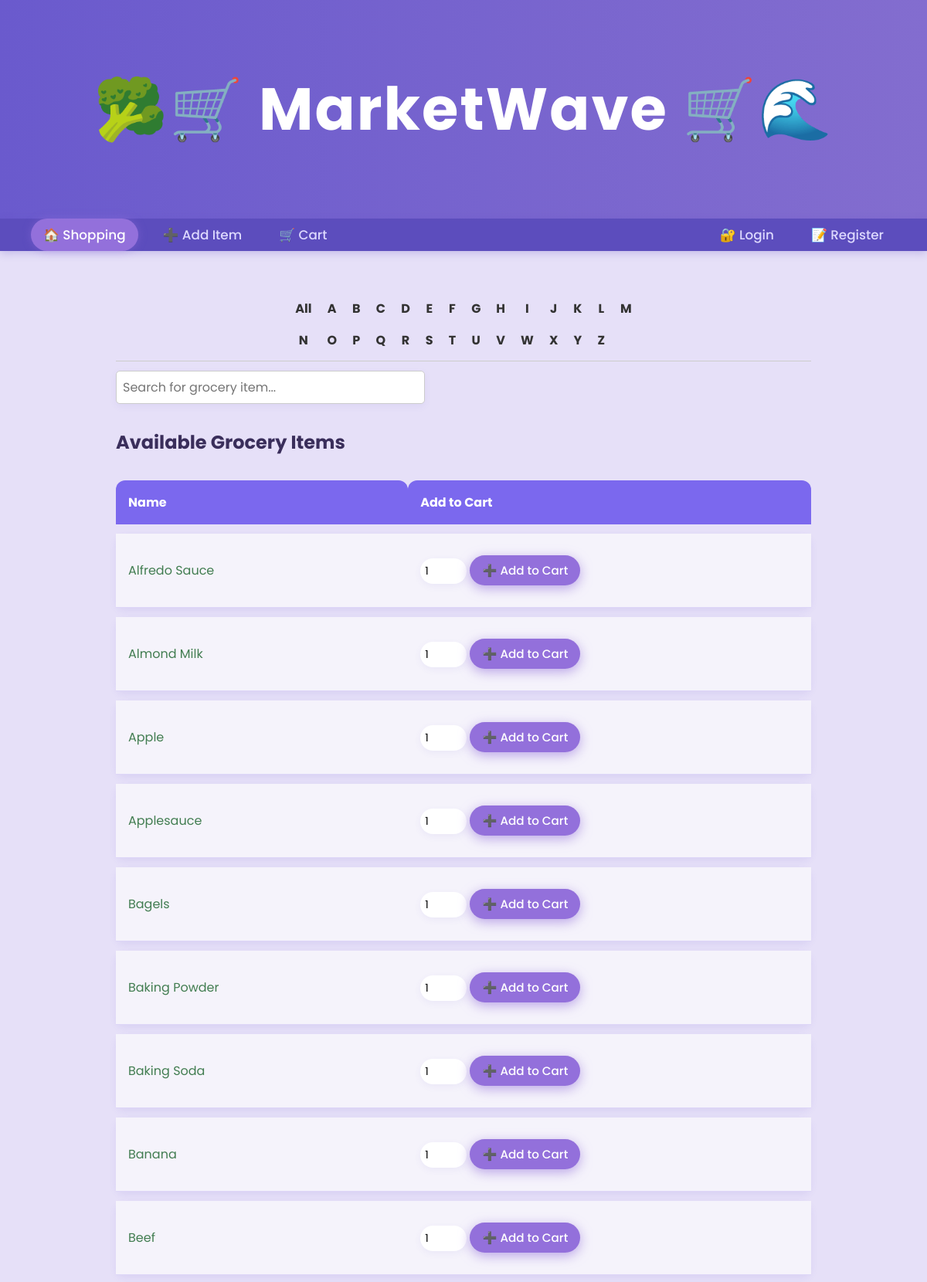
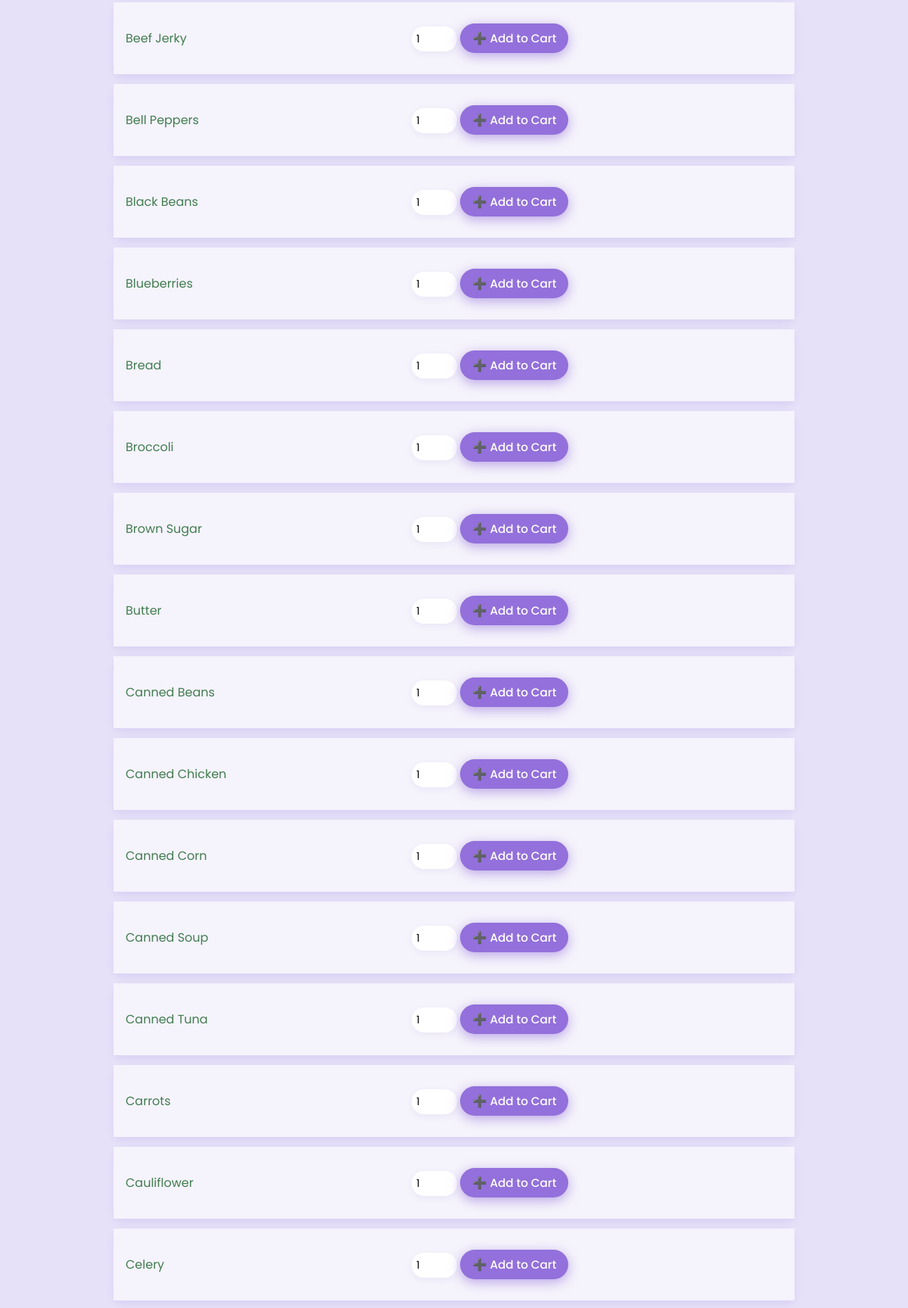
The page / (upper part) on the database its author committed (2 pictures, top to bottom).
### tables this page shows
CREATE TABLE IF NOT EXISTS groceries (
    id INT AUTO_INCREMENT PRIMARY KEY,
    name VARCHAR(100) NOT NULL,
    quantity INT NOT NULL,
    price DECIMAL(10, 2) NOT NULL,
    created_at TIMESTAMP DEFAULT CURRENT_TIMESTAMP
);

### index.php (called while the page is built)
<?php
require_once 'controller/GroceryController.php';
$controller = new GroceryController();
$controller->handleRequest();
?>

### model/Grocery.php (called while the page is built, shortened)
<?php
require_once './db.php';
class Grocery {
    public function getAllGroceries() {
        global $db;
        $query = 'SELECT * FROM groceries';
        return $db->query($query)->fetchAll(PDO::FETCH_ASSOC);
    }
}
?>

### view/dashboard.php (the view, shortened to what this page needs)
<?php
$activePage = 'dashboard';
include 'header.php';
include 'nav.php';
usort($groceries, function($a, $b) {
    return strcasecmp($a['name'], $b['name']);
});
?>
<main>
    <section class="dashboard-container">
    <?php include 'filter-search.php'; ?>
        <h2>Available Grocery Items</h2>
        <?php if (empty($groceries)) : ?>
            <p class="empty-message">No grocery items found in the store.</p>
        <?php else: ?>
            <table>
                <thead>
                    <tr><th>Name</th><th>Add to Cart</th></tr>
                </thead>
                <tbody>
                    <?php foreach ($groceries as $grocery): ?>
                        <tr>
                            <td class="grocery-item" data-name="<?= $grocery['name'] ?>">
    <?= htmlspecialchars($grocery['name']) ?>
</td>
                            <td>
                                <form action="index.php?action=add_to_cart&id=<?= $grocery['id'] ?>" method="post" style="display:inline;">
                                    <input
                                        type="number"
                                        name="quantity"
                                        min="1"
                                        value="1"
                                        required
                                        style="width: 60px; padding: 4px; font-size: 14px; display: inline-block;"
                                    >
                                    <button type="submit" class="action-btn add">➕ Add to Cart</button>
                                </form>
                            </td>
                        </tr>
                    <?php endforeach; ?>
                </tbody>
            </table>
        <?php endif; ?>
    </section>
</main>
<?php include 'footer.php'; ?>

### controller/GroceryController.php (shortened to what this page needs)
<?php
require_once './model/Grocery.php';
class GroceryController {
    private $model;
    public function __construct() {
        $this->model = new Grocery();
    }
    public function handleRequest() {
        $action = $_GET['action'] ?? 'dashboard';
        switch ($action) {
            default:
                $groceries = $this->model->getAllGroceries();
                include './view/dashboard.php';
                break;
        }
    }
}

### view/header.php (shortened to what this page needs)
<!DOCTYPE html>
<html lang="en">
    <link rel="stylesheet" href="/grocery-mgt-app-main/css/style.css">
</head>
<body>
    <header>
        <h1>🥦🛒 MarketWave 🛒🌊</h1>
    </header>

### view/nav.php (shortened to what this page needs)
<nav class="main-nav">
    <ul class="nav-menu">
        <li><a href="index.php" class="<?= ($activePage == 'dashboard') ? 'active' : '' ?>">🏠 Shopping</a></li>
        <li><a href="index.php?action=add" class="<?= ($activePage == 'add') ? 'active' : '' ?>">➕ Add Item</a></li>
        <li><a href="index.php?action=cart" class="<?= ($activePage == 'cart') ? 'active' : '' ?>">🛒 Cart</a></li>
        <?php if (isset($_SESSION['user'])) : ?>
            <li class="nav-user">👤 <?= htmlspecialchars($_SESSION['user']['username']) ?></li>
            <li><a href="index.php?action=logout" class="<?= ($activePage == 'logout') ? 'active' : '' ?>">Logout</a></li>
        <?php else : ?>
            <li><a href="index.php?action=login" class="<?= ($activePage == 'login') ? 'active' : '' ?>">🔐 Login</a></li>
            <li><a href="index.php?action=register" class="<?= ($activePage == 'register') ? 'active' : '' ?>">📝 Register</a></li>
        <?php endif; ?>
    </ul>
</nav>

### view/filter-search.php (shortened to what this page needs)
<div id="alphaFilter">
  <span onclick="filterByLetter('all')">All</span>
  <?php foreach (range('A', 'Z') as $char): ?>
    <span onclick="filterByLetter('<?= $char ?>')"><?= $char ?></span>
  <?php endforeach; ?>
</div>
<div id="searchBar">
  <input
    type="text"
    id="searchInput"
    placeholder="Search for grocery item..."
    oninput="filterBySearch()"
  >
</div>

### view/footer.php (shortened to what this page needs)
</body>
</html>

### css/style.css (style rules this page uses)
body { font-family: 'Poppins', sans-serif; background: #e6e0f8; margin: 0; padding: 0; color: #3a2e5b; min-height: 100vh; }
header { background: linear-gradient(90deg, #6a5acd, #836dcf); color: #fff; padding: 2rem 1rem; text-align: center; font-size: 2.4rem; font-weight: 600; letter-spacing: 2px; box-shadow: 0 4px 15px rgba(106, 90, 205, 0.7); user-select: none; }
.main-nav { background: #5c4dbd; box-shadow: 0 3px 10px rgba(92, 77, 189, 0.25); }
.main-nav ul { list-style: none; display: flex; align-items: center; padding: 0 2rem; margin: 0; }
.main-nav li { margin: 0 0.5rem; }
.main-nav a { color: #ddd9ff; text-decoration: none; font-weight: 500; font-size: 1.05rem; padding: 0.5rem 1rem; border-radius: 30px; display: flex; align-items: center; justify-content: center; transition: background 0.3s ease, color 0.3s ease; }
.main-nav a.active { background: #9370db; color: white; box-shadow: 0 0 12px rgba(147, 112, 219, 0.4); }
#alphaFilter { display: grid; grid-template-columns: repeat(14, auto); gap: 8px; justify-content: center; padding: 10px 0; border-bottom: 1px solid #ccc; }
#alphaFilter span { cursor: pointer; user-select: none; padding: 4px 6px; font-weight: bold; color: #333; transition: color 0.2s; background: none; border: none; text-align: center; }
#searchBar input { padding: 8px; width: 60%; max-width: 400px; font-size: 16px; border: 1px solid #ccc; border-radius: 5px; }
main { max-width: 900px; margin: 2rem auto 6rem; padding: 1rem; }
input, button { font-family: 'Poppins', Arial, sans-serif; font-size: 1rem; border-radius: 50px; border: none; padding: 0.75rem 1.5rem; margin: 0.75rem 0; box-sizing: border-box; transition: box-shadow 0.3s ease, transform 0.3s ease; }
input { width: 100%; background: #fff; box-shadow: 0 3px 10px rgba(106, 90, 205, 0.07); border: 2px solid transparent; outline-offset: 4px; }
button { background: #9370db; color: #fff; cursor: pointer; font-weight: 600; box-shadow: 0 4px 15px rgba(147, 112, 219, 0.6); min-width: 140px; display: inline-block; padding-left: 2rem; padding-right: 2rem; }
table { width: 100%; border-collapse: separate; border-spacing: 0 12px; background: transparent; }
thead th { background: #7b68ee; color: white; padding: 1rem; border-radius: 12px 12px 0 0; text-align: left; }
tbody tr { background: #f5f3fb; box-shadow: 0 4px 10px rgba(106, 90, 205, 0.1); border-radius: 12px; transition: transform 0.2s ease, box-shadow 0.2s ease; }
tbody td { padding: 1rem; font-size: 1rem; color: #427d51; border-bottom: 1px solid #ddd6f7; }
.action-btn { display: inline-block; margin-right: 0.5rem; padding: 0.5rem 1rem; border-radius: 50px; text-decoration: none; font-size: 0.95rem; font-weight: 500; transition: background 0.3s ease, transform 0.2s ease; }

### rows shown on the page
groceries: name "Alfredo Sauce"
groceries: name "Almond Milk"
groceries: name "Apple"
groceries: name "Applesauce"
groceries: name "Bagels"
groceries: name "Baking Powder"
groceries: name "Baking Soda"
groceries: name "Banana"
groceries: name "Beef"
groceries: name "Beef Jerky"
groceries: name "Bell Peppers"
groceries: name "Black Beans"
groceries: name "Blueberries"
groceries: name "Bread"
groceries: name "Broccoli"
groceries: name "Brown Sugar"
groceries: name "Butter"
groceries: name "Canned Beans"
groceries: name "Canned Chicken"
groceries: name "Canned Corn"
groceries: name "Canned Soup"
groceries: name "Canned Tuna"
groceries: name "Carrots"
groceries: name "Cauliflower"
groceries: name "Celery"

### other values the page prints
$char "A"
$char "B"
$char "C"
$char "D"
$char "E"
$char "F"
$char "G"
$char "H"
$char "I"
$char "J"
$char "K"
$char "L"
$char "M"
$char "N"
$char "O"
